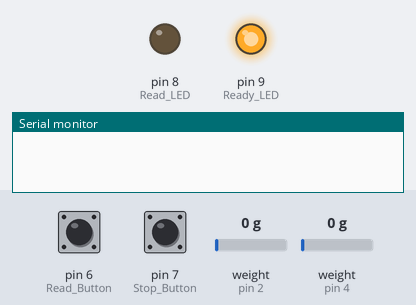
Recording of a sketch running on a simulated Arduino Uno, built with avr-gcc and run on an emulated ATmega328P. Parts: output pins drawn as LEDs (lit = HIGH), the last lines printed to the serial monitor. Inputs (shaded band) come from the test bench; at power-on: pin 6 (Read_Button) LOW, pin 7 (Stop_Button) LOW, weight on the scale (sensors on pin 2, pin 4) 0 g.

Above: at 4.2 s.
4.3 s: pin 6 (Read_Button) pulled HIGH for 0.15 s
At 5.0 s:
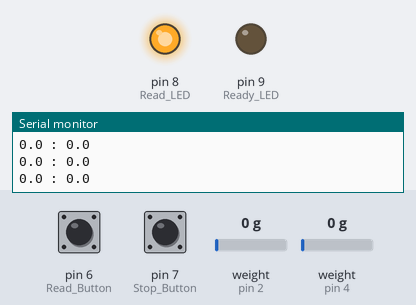
5.9 s: pin 7 (Stop_Button) pulled HIGH for 0.15 s
At 6.4 s:
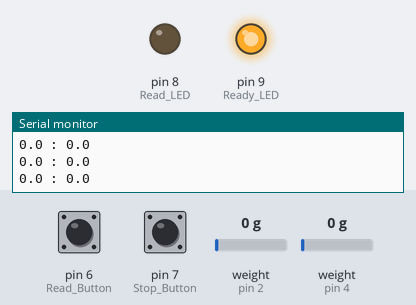
7.5 s: pin 6 (Read_Button) pulled HIGH for 1 s
At 8.6 s:
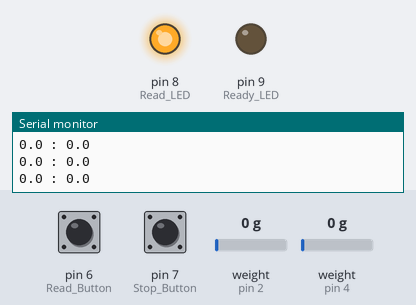
10.0 s: pin 6 (Read_Button) driven HIGH and pin 7 (Stop_Button) driven HIGH
At 11.3 s:
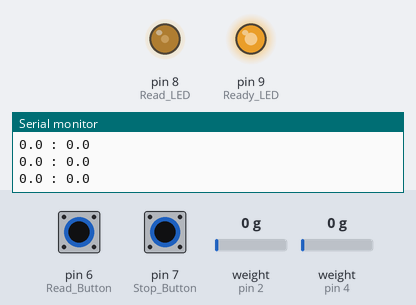
11.6 s: pin 7 (Stop_Button) driven LOW
At 11.9 s:
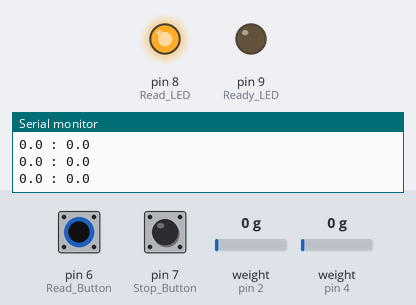
13.1 s: pin 7 (Stop_Button) driven HIGH
At 14.7 s:
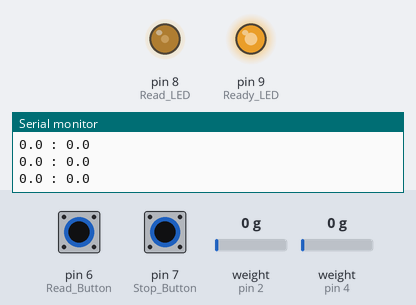
Timing chart, 0 to 15.7 s (numbered marks = the images above; inputs shaded):
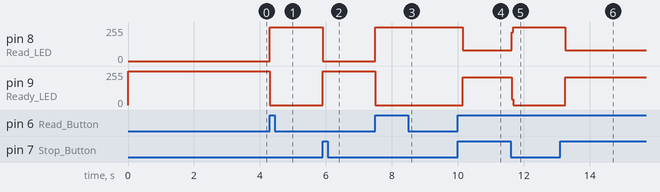

The sketch:

Test_V1.ino
```cpp
#include "HX711.h"

#define Dout_Upper 2
#define CLK_Upper 3
#define Dout_Lower 4
#define CLK_Lower 5
#define Read_Button 6
#define Stop_Button 7
#define Read_LED 8
#define Ready_LED 9

HX711 scale_1;
HX711 scale_2;

float calibration_factor_Upper = 109; //-7050 worked for my 440lb max scale setup
float calibration_factor_Lower = 108.5;
int start_timer = millis();
int counter = 0;
int Clock_counter = millis();
void setup() {
  Serial.begin(9600);
  scale_1.begin(Dout_Upper, CLK_Upper);
  scale_2.begin(Dout_Lower, CLK_Lower);
  pinMode(6, INPUT);
  pinMode(7, INPUT);
  pinMode(8, OUTPUT);
  pinMode(9, OUTPUT);
  digitalWrite(9, HIGH);
  digitalWrite(8, LOW);
  scale_1.set_scale();
  scale_2.set_scale();
  scale_1.tare(); //Reset the scale to 0
  scale_2.tare();

  long zero_factor = scale_1.read_average(); //Get a baseline reading
  //Serial.print("Zero factor: "); //This can be used to remove the need to tare the scale. Useful in permanent scale projects.
  //Serial.println(zero_factor);
}

void loop() {

  scale_1.set_scale(calibration_factor_Upper); //Adjust to this calibration factor
  scale_2.set_scale(calibration_factor_Lower);
  //counter = millis() - start_timer;

  if (digitalRead(Read_LED) == HIGH) {
    //Serial.println("Gauge 1 : Gauge 2");
    Serial.print(scale_1.get_units(), 1)*1000;
    Serial.print(" : ");
    Serial.print(scale_2.get_units(), 1)*1000;
    Serial.println();
    //start_timer = millis();
  }
  counter = millis()-Clock_counter;

  if((digitalRead(Ready_LED) == HIGH) && (digitalRead(Stop_Button) == HIGH) && (counter >= 200) ){
    scale_1.tare();
    scale_2.tare();
  }


  if ((digitalRead(Ready_LED) == HIGH) && (digitalRead(Read_Button) == HIGH)) {
    digitalWrite(Read_LED, HIGH);
    digitalWrite(Ready_LED, LOW);

  }
  if ((digitalRead(Read_LED) == HIGH) && (digitalRead(Stop_Button) == HIGH)) {
    digitalWrite(Ready_LED, HIGH);
    digitalWrite(Read_LED, LOW);
    Clock_counter = millis();
  }


  //  if (counter >= 250) {
  //    Serial.println("Gauge 1 : Gauge 2");
  //    Serial.print(scale_1.get_units(), 1);
  //    Serial.print(" : ");
  //    Serial.print(scale_2.get_units(), 1);
  //    Serial.println();
  //    start_timer = millis();
  //
  //  }

  // Serial.print("Reading: ");
  // Serial.print(scale_1.get_units(), 1);
  // Serial.print(" kg"); //Change this to kg and re-adjust the calibration factor if you follow SI units like a sane person
  //Serial.print(" calibration_factor: ");
  //Serial.print(calibration_factor);
  //Serial.println();
}
```

Measured:
- after the input at 4.3 s, pin 8 (Read_LED): 0/255 → 255/255 at once; pin 9 (Ready_LED): 255/255 → 0/255 at once
- after the input at 5.9 s, pin 8 (Read_LED): 255/255 → 0/255 at once; pin 9 (Ready_LED): 0/255 → 255/255 at once
- after the input at 7.5 s, pin 8 (Read_LED): 0/255 → 255/255 at once; pin 9 (Ready_LED): 255/255 → 0/255 at once
- after the input at 10.0 s, pin 8 (Read_LED): 255/255 → 81/255 after 0.15 s; pin 9 (Ready_LED): 0/255 → 207/255 after 0.15 s
- after the input at 11.6 s, pin 8 (Read_LED): 81/255 → 255/255 at once; pin 9 (Ready_LED): 207/255 → 0/255 at once
- after the input at 13.1 s, pin 8 (Read_LED): 255/255 → 81/255 after 0.15 s; pin 9 (Ready_LED): 0/255 → 207/255 after 0.15 s
